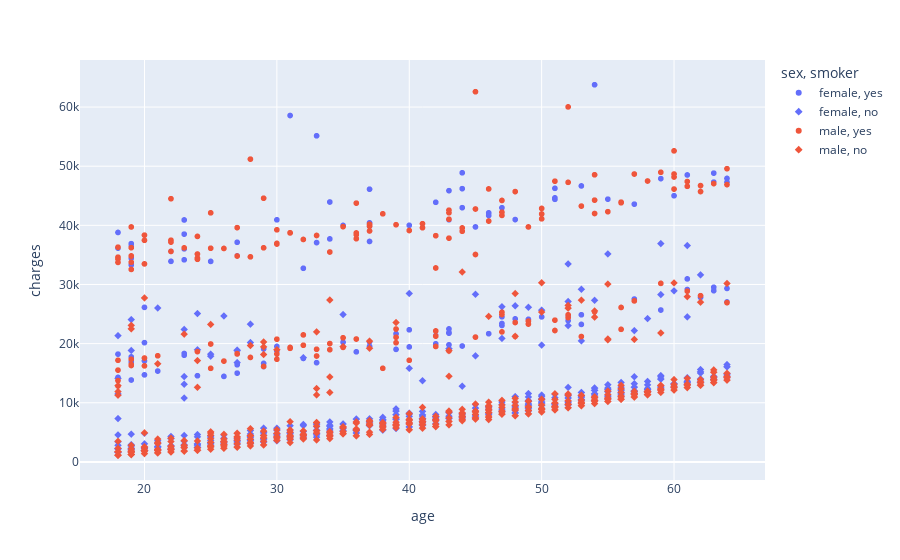

This figure's notebook cell:
### Code cell
fig = px.scatter(med_df, x="age", y="charges", color="sex", symbol="smoker")
fig.show()

### Figure 1 — Plotly figure (JSON) as saved in the notebook; plotly's stock layout.template omitted (floating-point values rounded to 4 significant figures; data arrays with more than 128 entries replaced by an {"elided": "..."} marker saying what was removed)
{"data": [{"hovertemplate": "sex=female<br>smoker=yes<br>age=%{x}<br>charges=%{y}<extra></extra>", "legendgroup": "female, yes", "marker": {"color": "#636efa", "symbol": "circle"}, "mode": "markers", "name": "female, yes", "showlegend": true, "type": "scattergl", "x": [19, 62, 34, 53, 20, 27, 37, 57, 64, 61, 29, 19, 32, 42, 42, 18, 63, 27, 40, 23, 63, 63, 20, 40, 59, 53, 27, 64, 61, 19, 23, 39, 27, 44, 26, 36, 63, 33, 30, 44, 54, 43, 35, 31, 34, 21, 19, 59, 47, 19, 44, 52, 64, 40, 44, 51, 30, 29, 37, 37, 47, 19, 50, 18, 47, 33, 23, 57, 60, 37, 46, 49, 48, 37, 51, 64, 43, 32, 43, 24, 27, 22, 46, 55, 45, 35, 43, 39, 22, 51, 33, 48, 23, 53, 23, 19, 43, 43, 52, 23, 43, 19, 18, 37, 46, 20, 20, 47, 18, 29, 25, 19, 30, 42, 61], "xaxis": "x", "y": [16880.0, 27810.0, 37700.0, 23240.0, 14710.0, 16580.0, 39840.0, 43580.0, 47290.0, 30940.0, 19110.0, 17080.0, 32730.0, 19960.0, 21350.0, 36150.0, 48820.0, 37130.0, 19440.0, 38510.0, 29520.0, 47310.0, 17090.0, 22330.0, 47900.0, 24870.0, 34840.0, 47930.0, 48520.0, 13840.0, 18030.0, 21660.0, 15010.0, 19590.0, 14460.0, 18610.0, 28950.0, 37080.0, 19520.0, 48890.0, 63770.0, 45860.0, 39980.0, 58570.0, 43940.0, 15360.0, 17470.0, 25680.0, 42970.0, 34440.0, 42980.0, 24670.0, 27040.0, 40000.0, 46200.0, 44400.0, 40930.0, 16660.0, 40420.0, 19540.0, 23070.0, 17750.0, 24520.0, 38790.0, 23400.0, 55140.0, 36020.0, 27530.0, 45010.0, 37270.0, 42110.0, 24110.0, 40970.0, 46110.0, 46260.0, 29330.0, 19800.0, 17500.0, 21770.0, 14570.0, 16420.0, 35600.0, 21680.0, 44420.0, 39730.0, 20230.0, 21880.0, 19020.0, 33910.0, 44640.0, 16780.0, 24180.0, 34170.0, 46660.0, 40900.0, 36900.0, 40940.0, 22480.0, 23890.0, 18330.0, 21770.0, 33310.0, 18220.0, 20300.0, 41660.0, 26130.0, 20170.0, 24540.0, 14280.0, 16120.0, 33900.0, 36400.0, 18770.0, 43900.0, 29140.0], "yaxis": "y"}, {"hovertemplate": "sex=female<br>smoker=no<br>age=%{x}<br>charges=%{y}<extra></extra>", "legendgroup": "female, no", "marker": {"color": "#636efa", "symbol": "diamond"}, "mode": "markers", "name": "female, no", "showlegend": true, "type": "scattergl", "x": {"elided": "547 int values"}, "xaxis": "x", "y": {"elided": "547 float values"}, "yaxis": "y"}, {"hovertemplate": "sex=male<br>smoker=yes<br>age=%{x}<br>charges=%{y}<extra></extra>", "legendgroup": "male, yes", "marker": {"color": "#EF553B", "symbol": "circle"}, "mode": "markers", "name": "male, yes", "showlegend": true, "type": "scattergl", "x": {"elided": "159 int values"}, "xaxis": "x", "y": {"elided": "159 float values"}, "yaxis": "y"}, {"hovertemplate": "sex=male<br>smoker=no<br>age=%{x}<br>charges=%{y}<extra></extra>", "legendgroup": "male, no", "marker": {"color": "#EF553B", "symbol": "diamond"}, "mode": "markers", "name": "male, no", "showlegend": true, "type": "scattergl", "x": {"elided": "517 int values"}, "xaxis": "x", "y": {"elided": "517 float values"}, "yaxis": "y"}], "layout": {"legend": {"title": {"text": "sex, smoker"}, "tracegroupgap": 0}, "margin": {"t": 60}, "xaxis": {"anchor": "y", "domain": [0, 1], "title": {"text": "age"}}, "yaxis": {"anchor": "x", "domain": [0, 1], "title": {"text": "charges"}}}}
